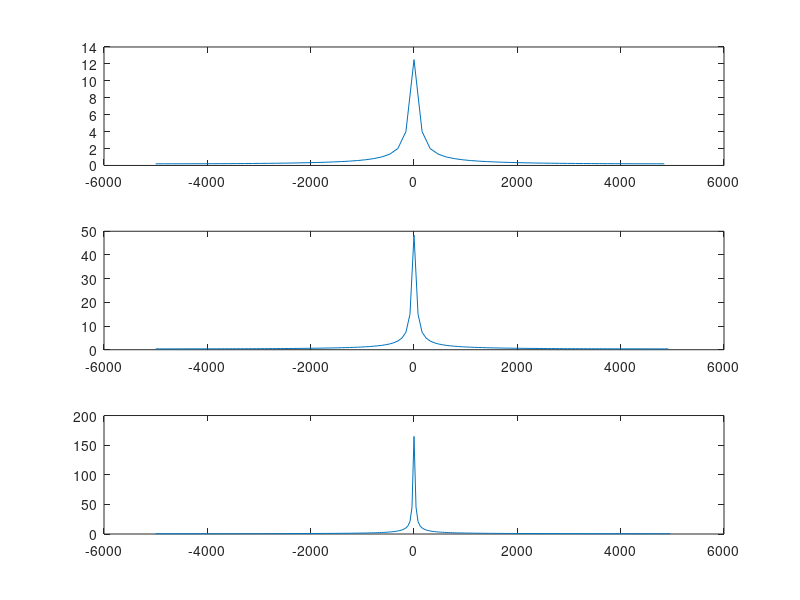
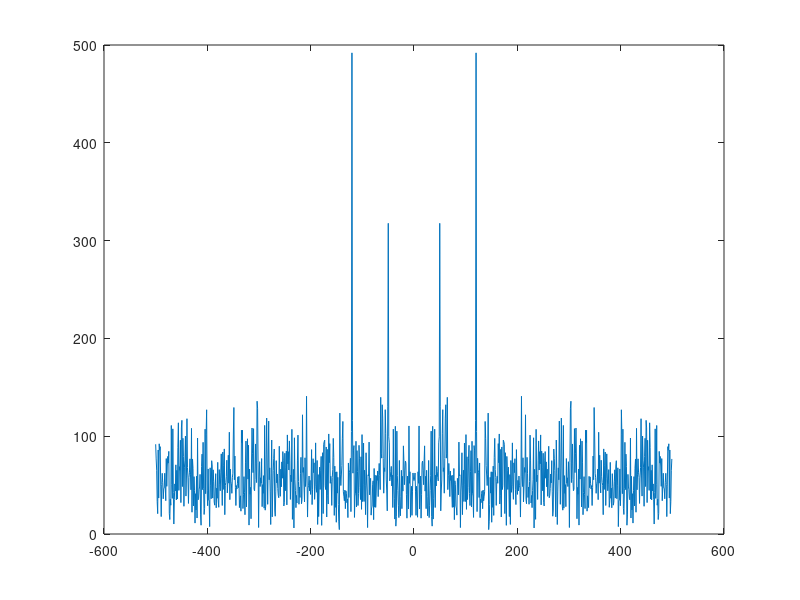

These charts were generated, in order, by the following MATLAB code: (Note: this script raises an error after producing the figures.)
%%%%%%%%%%%%%    QUESTION 1    %%%%%%%%%%%%%
clear variables;
fs=10000;
frequency=10;
time=20*(1/frequency);
x=0:1/fs:time-1/fs;                            %X-axis range and all values for X
y=sin(2*pi*frequency*x);
subplotIndex=1;
for N=[64 128 256]
    fourier=fft(y,N);
    F=fftshift(abs(fourier));
    newX=-fs/2:fs/N:(fs/2)-(fs/N);
    subplot(3,1,subplotIndex);
    plot(newX,F); hold on;
    subplotIndex=subplotIndex+1;
end


%%%%%%%%%%%%%    QUESTION 2    %%%%%%%%%%%%%
clear variables;
figure;
load('array.mat');

fs=1000;
N=1024;
fourier=fft(y,N);
F=fftshift(abs(fourier));
newX=-fs/2:fs/N:(fs/2)-(fs/N);
plot(newX,F);
%print("102Hz & 50Hz");


%%%%%%%%%%%%%    QUESTION 3    %%%%%%%%%%%%%
clear variables;
figure;
[notes, fs]=audioread('exercise notes.wav');

note1=notes(1:6600);
note2=notes(6600+1:end);

N=16384;
x=-fs/2:fs/N:(fs/2)-(fs/N);
fourier=fft(note1,N);
F=fftshift(abs(fourier));
subplot(2,1,1);
plot(x,F);
fourier=fft(note2,N);
F=fftshift(abs(fourier));
subplot(2,1,2);
plot(x,F);